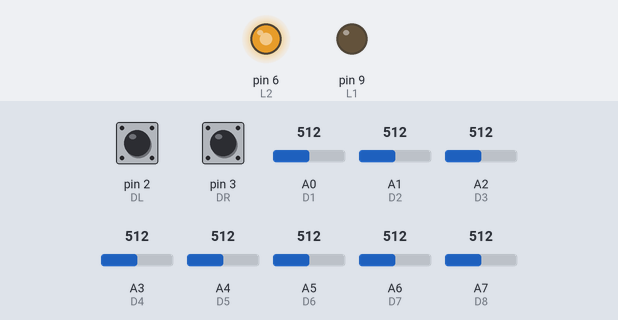
Simulated run of this sketch. Board: Arduino Nano, built with avr-gcc and run on an emulated ATmega328P. Parts: output pins drawn as LEDs (lit = HIGH). The test bench sets the inputs (shaded band); at power-on: pin 3 (DR) HIGH, pin 2 (DL) HIGH, A0 (D1) = 512, A1 (D2) = 512, A2 (D3) = 512, A3 (D4) = 512, A4 (D5) = 512, A5 (D6) = 512, A6 (D7) = 512, A7 (D8) = 512. Pins used as bus, display or sensor lines are not drawn; what the sketch prints to the serial monitor is not drawn.

Above: at 1.2 s.
1.3 s: pin 3 (DR) pulled LOW for 0.15 s
At 1.37 s:
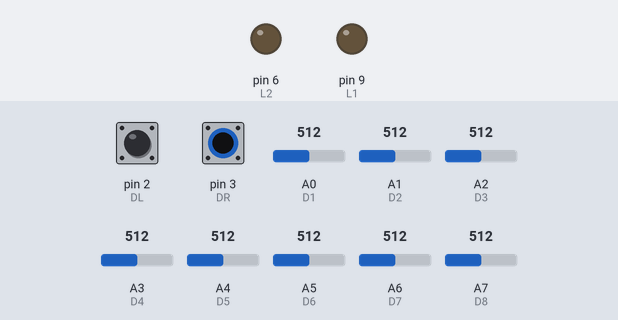
2.9 s: pin 3 (DR) pulled LOW for 3.2 s
At 6.5 s:
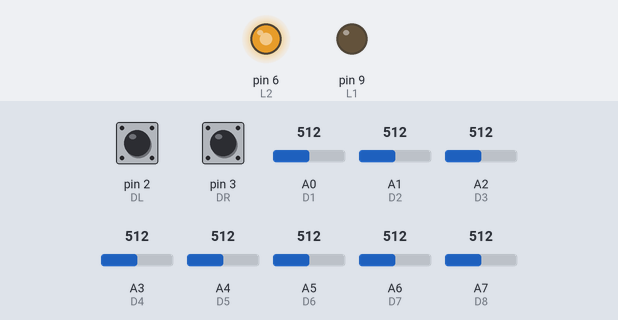
Timing chart, 0 to 8.0 s (numbered marks = the images above; inputs shaded):
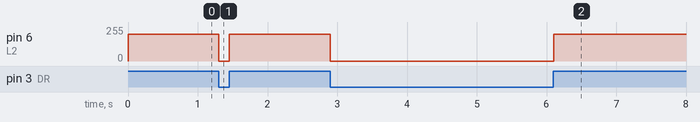

Measured:
- after the input at 1.3 s, pin 6 (L2): 200/255 → 0/255 at once, → 200/255 0.15 s later
- after the input at 2.9 s, pin 6 (L2): 200/255 → 0/255 at once, → 200/255 3.2 s later

The sketch:

robot3.ino
```cpp
#define D1 A0
#define D2 A1
#define D3 A2
#define D4 A3
#define D5 A4
#define D6 A5
#define D7 A6
#define D8 A7
#define DL 2
#define DR 3

#define L1 9
#define L2 6
#define R1 11
#define R2 10

int k;
int d = 20;
int black1 = 975;
int black2 = 975;
int black3 = 975;
int black4 = 975;
int black5 = 975;
int black6 = 975;
int black7 = 975;
int black8 = 975;
int mid_sp = 100;
int flag;

void setup() {
  pinMode(L1, OUTPUT);
  pinMode(L2, OUTPUT);
  pinMode(R1, OUTPUT);
  pinMode(R2, OUTPUT);
  pinMode(DL, INPUT_PULLUP);
  pinMode(DR, INPUT_PULLUP);
  Serial.begin(9600);
}

void loop() {
  if (analogRead(D1) > black8) {
    k = 4;
  }
  if (analogRead(D8) > black1) {
    k = -4;
  }
  if (analogRead(D8) > black1 && analogRead(D7) > black2) {
    k = -3;
  }
  if (analogRead(D7) > black2 && analogRead(D6) > black3) {
    k = -2;
  }
  if (analogRead(D6) > black3 && analogRead(D5) > black4) {
    k = -1;
  }

  if (analogRead(D5) > black4 && analogRead(D4) > black5) {
    k = 0;
  }

  if (analogRead(D4) > black5 && analogRead(D3) > black6) {
    k = 1;
  }
  if (analogRead(D3) > black6 && analogRead(D2) > black7) {
    k = 2;
  }
  if (analogRead(D2) > black7 && analogRead(D1) > black8) {
    k = 3;
  }
  if (digitalRead(DL) == 1) {
    k = -5;
  }
  if (digitalRead(DR) == 1) {
    k = 5;
  }
  digitalWrite(L1, LOW);
  digitalWrite(R1, LOW);
  analogWrite(L2, mid_sp + (k * d));
  analogWrite(R2, mid_sp - (k * d));
  Serial.println(k);
}
```
